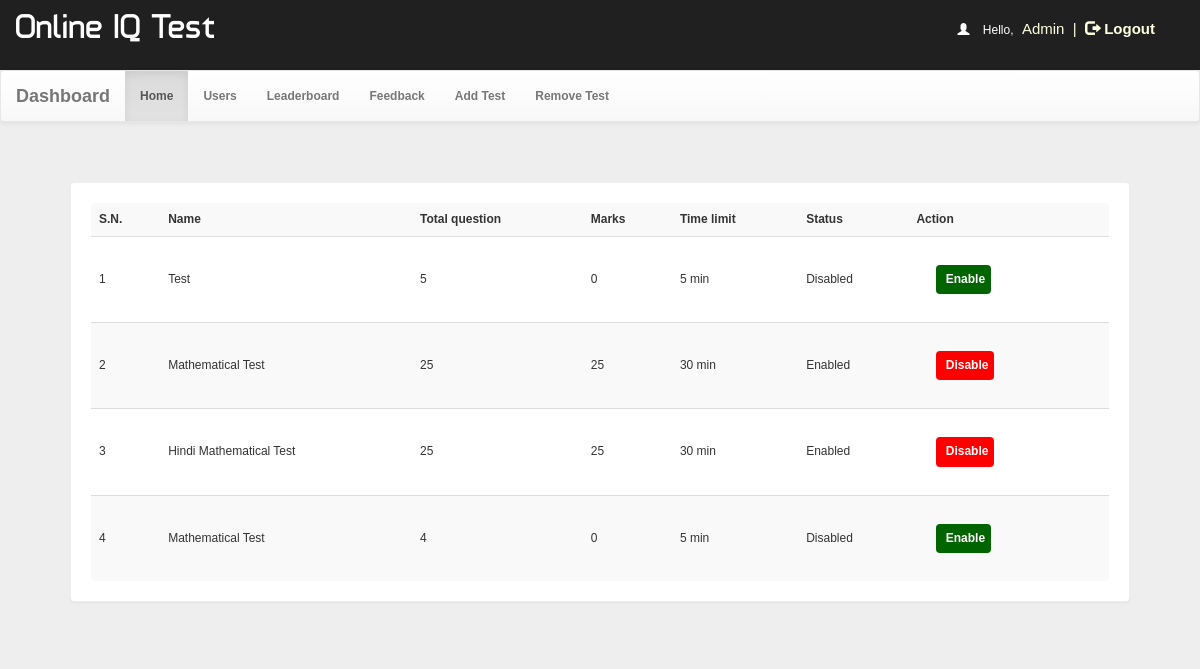
Screenshot of /dash.php?q=0 (signed in) with the database file from the repository.
### tables this page shows
CREATE TABLE `quiz` (
  `id` int(100) NOT NULL,
  `eid` text NOT NULL,
  `title` varchar(100) NOT NULL,
  `correct` int(11) NOT NULL,
  `wrong` int(11) NOT NULL,
  `total` int(11) NOT NULL,
  `time` bigint(20) NOT NULL,
  `date` timestamp NOT NULL DEFAULT current_timestamp() ON UPDATE current_timestamp(),
  `status` varchar(10) NOT NULL
);

### dash.php (the view, shortened to what this page needs)
<!DOCTYPE html PUBLIC "-//W3C//DTD XHTML 1.0 Transitional//EN" "http://www.w3.org/TR/xhtml1/DTD/xhtml1-transitional.dtd">
<html xmlns="http://www.w3.org/1999/xhtml">
<head>
<link  rel="stylesheet" href="css/bootstrap.min.css"/>
 <link  rel="stylesheet" href="css/bootstrap-theme.min.css"/>
 <link rel="stylesheet" href="css/main.css">
 <link  rel="stylesheet" href="css/font.css">
</head>
<body  style="background:#eee;">
<body  style="background:#eee;">
<div class="header">
<div class="row">
<div class="col-lg-6">
<span class="logo">Online IQ Test</span></div>
<?php
include_once 'dbConnection.php';
if (!(isset($_SESSION['username']))  || ($_SESSION['key']) != '54585c506829293a2d4c3b68543b316e2e7a2d277858545a36362e5f39') {
    session_destroy();
    header("location:index.php");
} else {
    $name     = $_SESSION['name'];
    echo '<span class="pull-right top title1" ><span style="color:white"><span class="glyphicon glyphicon-user" aria-hidden="true"></span>&nbsp;&nbsp;&nbsp;&nbsp;Hello,</span> <span class="log log1" style="color:lightyellow">' . $name . '&nbsp;&nbsp;|&nbsp;&nbsp;<a href="logout.php?q=account.php" style="color:lightyellow"><span class="glyphicon glyphicon-log-out" aria-hidden="true"></span>&nbsp;Logout</button></a></span>';
}
?>
</div></div>
<nav class="navbar navbar-default title1">
  <div class="container-fluid">
    <div class="navbar-header">
      <a class="navbar-brand" href="dash.php?q=0"><b>Dashboard</b></a>
    </div>
    <div class="collapse navbar-collapse" id="bs-example-navbar-collapse-1">
      <ul class="nav navbar-nav">
        <li <?php
if (@$_GET['q'] == 0)
    echo 'class="active"';
?>><a href="dash.php?q=0">Home<span class="sr-only">(current)</span></a></li>
        <li <?php
if (@$_GET['q'] == 1)
    echo 'class="active"';
?>><a href="dash.php?q=1">Users</a></li>
    <li <?php
if (@$_GET['q'] == 2)
    echo 'class="active"';
?>><a href="dash.php?q=2">Leaderboard</a></li>
    <li <?php
if (@$_GET['q'] == 3)
    echo 'class="active"';
?>><a href="dash.php?q=3">Feedback</a></li>
        <li <?php
if (@$_GET['q'] == 4)
    echo 'class="active"';
?>><a href="dash.php?q=4">Add Test</a></li>
        <li <?php
if (@$_GET['q'] == 5)
    echo 'class="active"';
?>><a href="dash.php?q=5">Remove Test</a></li>
      </ul>
          </div>
  </div>
</nav>
<div class="container">
<div class="row">
<div class="col-md-12">
<?php
if (@$_GET['q'] == 0) {
    $result = mysqli_query($con, "SELECT * FROM quiz ORDER BY date DESC") or die('Error');
    echo '<div class="panel"><table class="table table-striped title1"  style="vertical-align:middle">
<tr><td style="vertical-align:middle"><b>S.N.</b></td><td style="vertical-align:middle"><b>Name</b></td><td style="vertical-align:middle"><b>Total question</b></td><td style="vertical-align:middle"><b>Marks</b></td><td style="vertical-align:middle"><b>Time limit</b></td><td style="vertical-align:middle"><b>Status</b></td><td style="vertical-align:middle"><b>Action</b></td></tr>';
    $c = 1;
    while ($row = mysqli_fetch_array($result)) {
        $title   = $row['title'];
        $total   = $row['total'];
        $correct = $row['correct'];
        $time    = $row['time'];
        $eid     = $row['eid'];
        $status  = $row['status'];
        if ($status == "enabled") {
            echo '<tr><td style="vertical-align:middle">' . $c++ . '</td><td style="vertical-align:middle">' . $title . '</td><td style="vertical-align:middle">' . $total . '</td><td style="vertical-align:middle">' . $correct * $total . '</td><td style="vertical-align:middle">' . $time . '&nbsp;min</td><td style="vertical-align:middle">Enabled</td>
  <td style="vertical-align:middle"><b><a href="update.php?deidquiz=' . $eid . '" class="btn logb" style="color:#FFFFFF;background:#ff0000;font-size:12px;padding:5px;">&nbsp;<span><b>Disable</b></span></a></b></td></tr>';
        } else {
            echo '<tr><td style="vertical-align:middle">' . $c++ . '</td><td style="vertical-align:middle">' . $title . '</td><td style="vertical-align:middle">' . $total . '</td><td style="vertical-align:middle">' . $correct * $total . '</td><td style="vertical-align:middle">' . $time . '&nbsp;min</td><td style="vertical-align:middle">Disabled</td>
  <td style="vertical-align:middle"><b><a href="update.php?eeidquiz=' . $eid . '" class="btn logb" style="color:#FFFFFF;background:darkgreen;font-size:12px;padding:5px;">&nbsp;<span><b>Enable</b></span></a></b></td></tr>';
        }
    }
}
?>
</div>
</div></div>
</body>
</html>

### css/main.css (style rules this page uses)
body { overflow-x:hidden; width:100%; font: 12px "Century Gothic", "Times Roman", sans-serif; background:#eee; min-height:550px; background-attachment:fixed; }
a, a:hover, a:focus, a:active, a.active { color: #6c9d7b; font-weight: 700; text-decoration: none; }
.panel { border-color:#eee; margin:40px; padding:20px; font: 15px "Century Gothic", "Times Roman", sans-serif; }
.header { background:#202020; height:70px; }
.logo { font-family:'typo'; font-size:35px; color:#ffffff; margin:15px; }
.title1 { font: 12px "Century Gothic", "Times Roman", sans-serif; }
.logb { color:#FFFFFF; background:#0000ff; font-size:15px; margin:20px; padding:8px; }
.top { margin-top:20px; }
.log1 { font: 15px 'Ubuntu', sans-serif; color:#0000ff;margin-left:10px; }
.log { margin:10px; margin-right:60px; margin-left:5px; color:#ffffb3; text-decoration:none; font-size:20px; font-size:15px; }

### rows the page displays
quiz: title "Test", total "5", $correct*$total "0", time "5"
quiz: title "Mathematical Test", total "25", $correct*$total "25", time "30"
quiz: title "Hindi Mathematical Test", total "25", $correct*$total "25", time "30"
quiz: title "Mathematical Test", total "4", $correct*$total "0", time "5"

### other values shown
$name "Admin"
